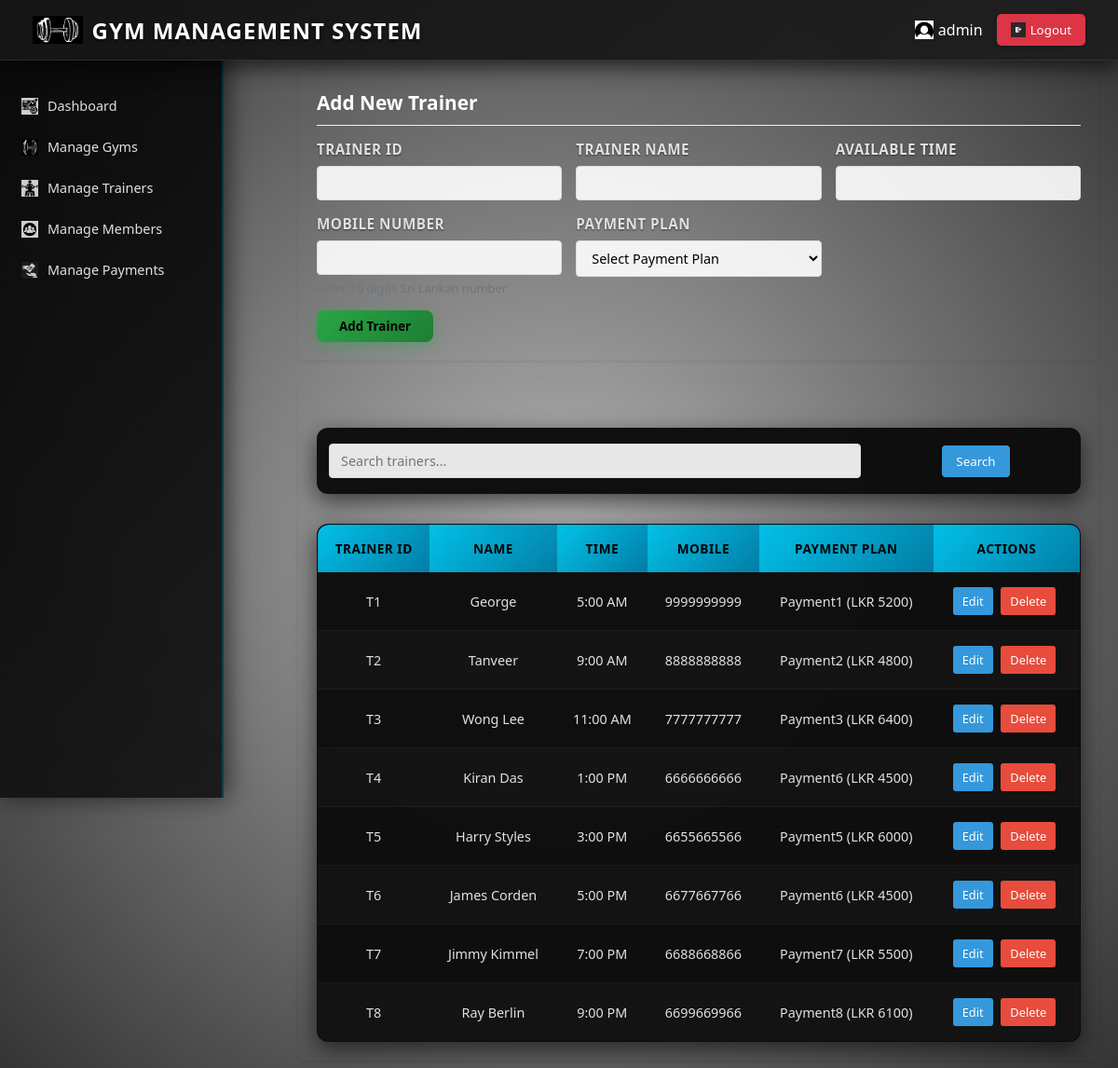
/trainer/manage_trainer.php (signed in), run on the app's committed database.
### tables this page shows
CREATE TABLE `trainer` (
  `trainer_id` varchar(20) NOT NULL,
  `name` varchar(20) DEFAULT NULL,
  `time` varchar(10) DEFAULT NULL,
  `mobileno` varchar(10) DEFAULT NULL,
  `pay_id` varchar(20) DEFAULT NULL
);

CREATE TABLE `payment` (
  `pay_id` varchar(20) NOT NULL,
  `amount` varchar(20) DEFAULT NULL,
  `gym_id` varchar(20) DEFAULT NULL
);

### trainer/manage_trainer.php (the view, shortened to what this page needs)
<?php
require_once('../login/auth.php');
require_once('../db.php');
$errors = [];
$trainer_data = [];
$search = $_GET['search'] ?? '';
$page = max(1, intval($_GET['page'] ?? 1));
$limit = 10;
$offset = ($page - 1) * $limit;
try {
    if (!empty($search)) {
        $stmt = $conn->prepare("
            SELECT t.*, p.amount
            FROM trainer t
            LEFT JOIN payment p ON t.pay_id = p.pay_id
            WHERE t.trainer_id LIKE ? OR t.name LIKE ? OR t.time LIKE ? OR t.mobileno LIKE ?
            LIMIT ? OFFSET ?
        ");
        $stmt->bind_param("ssssii", $search_term, $search_term, $search_term, $search_term, $limit, $offset);
    } else {
        $stmt = $conn->prepare("
            SELECT t.*, p.amount
            FROM trainer t
            LEFT JOIN payment p ON t.pay_id = p.pay_id
            LIMIT ? OFFSET ?
        ");
        $stmt->bind_param("ii", $limit, $offset);
    }
    $stmt->execute();
    $trainers = $stmt->get_result();
} catch (mysqli_sql_exception $e) {
    error_log("Database error: " . $e->getMessage());
    $errors[] = "Error fetching trainers list.";
}
?>
<!DOCTYPE html>
<html lang="en">
<head>
</head>
<body>
  <?php include('../navbar.php'); ?>
    <div class="app-container">
        <?php include('../sidebar.php'); ?>
        <div class="main-content">
            <div class="form-section <?= !empty($trainer_data) ? 'edit-mode' : '' ?>">
                <div class="form-header">
                    <h2 class="form-title">
                        <?= empty($trainer_data) ? 'Add New Trainer' : 'Edit Trainer' ?>
                    </h2>
                </div>
                <form method="post" action="manage_trainer.php">
                    <div class="form-grid">
                        <div class="form-group">
                            <label for="trainer_id">Trainer ID</label>
                            <input type="text" id="trainer_id" name="trainer_id"
                                   value="<?= htmlspecialchars($trainer_data['trainer_id'] ?? '') ?>" required>
                        </div>
                        <div class="form-group">
                            <label for="name">Trainer Name</label>
                            <input type="text" id="name" name="name"
                                   value="<?= htmlspecialchars($trainer_data['name'] ?? '') ?>" required>
                        </div>
                        <div class="form-group">
                            <label for="time">Available Time</label>
                            <input type="text" id="time" name="time"
                                   value="<?= htmlspecialchars($trainer_data['time'] ?? '') ?>" required>
                        </div>
                        <div class="form-group">
                            <label for="mobileno">Mobile Number</label>
                            <input type="tel" id="mobileno" name="mobileno"
                                   value="<?= htmlspecialchars($trainer_data['mobileno'] ?? '') ?>"
                                   pattern="[0-9]{10,15}" required>
                            <div class="form-text">Enter 10 digits Sri Lankan number</div>
                        </div>
                        <div class="form-group">
                            <label for="pay_id">Payment Plan</label>
                            <select id="pay_id" name="pay_id" required>
                                <option value="">Select Payment Plan</option>
                            </select>
                        </div>
                    </div>
                    <div class="form-actions">
                        <button type="submit" class="btn <?= empty($trainer_data) ? 'btn-success' : 'btn-primary' ?>">
                            <?= empty($trainer_data) ? 'Add Trainer' : 'Update Trainer' ?>
                        </button>
                    </div>
                </form>
            </div>
            <div class="table-section">
                <div class="search-box">
                    <form method="get" style="width: 100%;">
                        <table>
                            <tr>
                                <td><input type="text" name="search" placeholder="Search trainers..."
                                value="<?= htmlspecialchars($search ?? '') ?>"></td>
                                <td><button type="submit">Search</button></td>
                            </tr>
                        </table>
                    </form>
                </div>
                <table>
                    <thead>
                        <tr>
                            <th>Trainer ID</th>
                            <th>Name</th>
                            <th>Time</th>
                            <th>Mobile</th>
                            <th>Payment Plan</th>
                            <th>Actions</th>
                        </tr>
                    </thead>
                    <tbody>
                        <?php if ($trainers->num_rows > 0): ?>
                            <?php while ($trainer = $trainers->fetch_assoc()): ?>
                                <tr>
                                    <td><?= htmlspecialchars($trainer['trainer_id']) ?></td>
                                    <td><?= htmlspecialchars($trainer['name']) ?></td>
                                    <td><?= htmlspecialchars($trainer['time']) ?></td>
                                    <td><?= htmlspecialchars($trainer['mobileno']) ?></td>
                                    <td>
                                        <?= htmlspecialchars($trainer['pay_id']) ?>
                                        (LKR <?= htmlspecialchars($trainer['amount'] ?? 'N/A') ?>)
                                    </td>
                                    <td>
                                        <button class="action-btn edit-btn"
                                                onclick="location.href='manage_trainer.php?action=edit&id=<?= urlencode($trainer['trainer_id']) ?>'">
                                            Edit
                                        </button>
                                        <button class="action-btn delete-btn"
                                                onclick="if(confirm('Are you sure you want to delete this trainer and all related members?')) location.href='manage_trainer.php?action=delete&id=<?= urlencode($trainer['trainer_id']) ?>'">
                                            Delete
                                        </button>
                                    </td>
                                </tr>
                            <?php endwhile; ?>
                        <?php else: ?>
                            <tr>
                                <td colspan="6" style="text-align: center;">No trainers found</td>
                            </tr>
                        <?php endif; ?>
                    </tbody>
                </table>
            </div>
        </div>
    </div>
</body>
</html>

### home/home.css (style rules this page uses)
body { min-height: 100vh; background: url('/GYM-MANAGEMENT-SYSTEM/images/image1.jpg') no-repeat center center fixed; background-size: cover; font-family: 'Segoe UI', Tahoma, Geneva, Verdana, sans-serif; color: #f0f0f0; position: relative; margin: 0; padding-top: 56px; overflow-x: hidden; }
body::before { content: ""; position: fixed; top: 0; left: 0; width: 100%; height: 100%; background: radial-gradient(circle at center, rgba(0,0,0,0.3) 0%, rgba(0,0,0,0.8) 100%); z-index: -1; }
* { scrollbar-width: thin; scrollbar-color: rgba(0, 212, 255, 0.6) rgba(255, 255, 255, 0.05); }
.form-group label { color: #e0e0e0 !important; font-weight: 600; margin-bottom: 0.5rem; font-size: 0.95rem; text-transform: uppercase; letter-spacing: 0.5px; text-shadow: 0 1px 2px rgba(0, 0, 0, 0.5); }
.btn-success { background: linear-gradient(135deg, #28a745, #1e7e34) !important; border: none !important; border-radius: 8px !important; padding: 0.5rem 1.5rem; font-weight: 600; transition: all 0.3s ease; box-shadow: 0 4px 15px rgba(40, 167, 69, 0.4); }
.table, table, .table-bordered, .table-hover, .table-striped { background: rgba(8, 8, 8, 0.95) !important; color: #f0f0f0 !important; border-radius: 12px !important; overflow: hidden !important; box-shadow: 0 8px 25px rgba(0, 0, 0, 0.6) !important; margin-top: 2rem !important; border: 1px solid rgba(0, 212, 255, 0.2) !important; backdrop-filter: blur(10px) !important; }
.table thead th, table thead th, .table-bordered thead th, .table-hover thead th, .table-striped thead th { background: linear-gradient(135deg, rgba(0, 212, 255, 0.9), rgba(0, 153, 204, 0.8)) !important; color: #000000 !important; border: none !important; padding: 1rem 0.75rem !important; font-weight: 700 !important; text-transform: uppercase !important; letter-spacing: 0.5px !important; font-size: 0.85rem !important; text-align: center !important; position: relative !important; text-shadow: none !important; }
.table thead th:first-child, table thead th:first-child { border-top-left-radius: 12px !important; }
.table thead th:last-child, table thead th:last-child { border-top-right-radius: 12px !important; }
.table tbody tr, table tbody tr, .table-bordered tbody tr, .table-hover tbody tr, .table-striped tbody tr { background: rgba(15, 15, 15, 0.9) !important; border: none !important; transition: all 0.3s ease !important; }
.table tbody tr:nth-child(even), table tbody tr:nth-child(even), .table-striped tbody tr:nth-child(even) { background: rgba(20, 20, 20, 0.9) !important; }
.table tbody td, table tbody td, .table-bordered tbody td, .table-hover tbody td, .table-striped tbody td { border: none !important; padding: 1rem 0.75rem !important; color: #e0e0e0 !important; text-align: center !important; vertical-align: middle !important; font-weight: 500 !important; border-bottom: 1px solid rgba(255, 255, 255, 0.05) !important; background: transparent !important; }

### navbar.php (style rules this page uses)
.btn { padding: 8px 15px; border-radius: 5px; cursor: pointer; font-weight: 500; transition: all 0.3s ease; display: inline-flex; align-items: center; justify-content: center; }

### data on the page
trainer: trainer_id "T1", name "George", time "5:00 AM", mobileno "9999999999", pay "Payment1", pay.amount "5200"
trainer: trainer_id "T2", name "Tanveer", time "9:00 AM", mobileno "8888888888", pay "Payment2", pay.amount "4800"
trainer: trainer_id "T3", name "Wong Lee", time "11:00 AM", mobileno "7777777777", pay "Payment3", pay.amount "6400"
trainer: trainer_id "T4", name "Kiran Das", time "1:00 PM", mobileno "6666666666", pay "Payment6", pay.amount "4500"
trainer: trainer_id "T5", name "Harry Styles", time "3:00 PM", mobileno "6655665566", pay "Payment5", pay.amount "6000"
trainer: trainer_id "T6", name "James Corden", time "5:00 PM", mobileno "6677667766", pay "Payment6", pay.amount "4500"
trainer: trainer_id "T7", name "Jimmy Kimmel", time "7:00 PM", mobileno "6688668866", pay "Payment7", pay.amount "5500"
trainer: trainer_id "T8", name "Ray Berlin", time "9:00 PM", mobileno "6699669966", pay "Payment8", pay.amount "6100"

### other printed values
$_SESSION['uname'] "admin"
